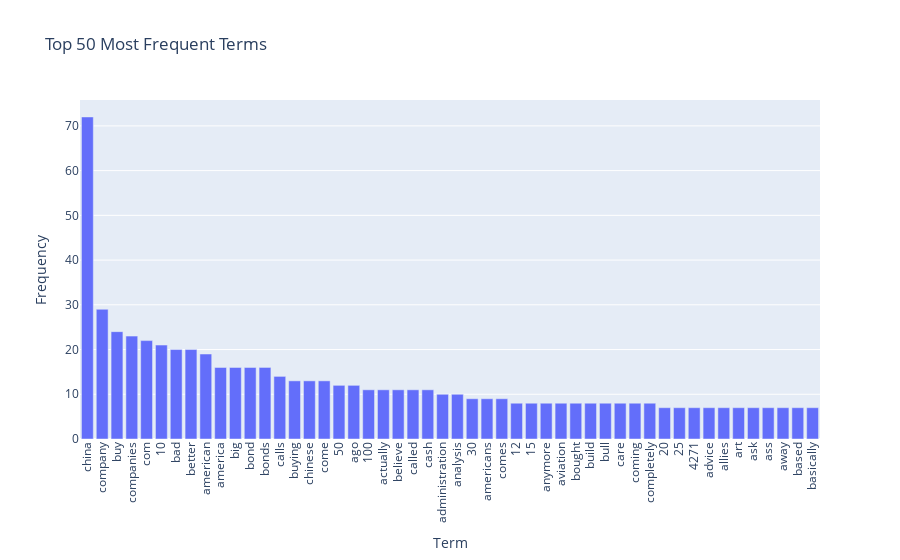

Write notebook code for a chart like this one.
### Code cell
# Excersise 14

# In this case, we use previously created code to sort the terms efficiently. Since the sorting has been optimized, it's
# only necessary to change the top_n_terms variable

term_freq = list(zip(range(df_counts.shape[0]), count_vect.get_feature_names_out(), df_counts.toarray().sum(axis=0).tolist()))
sorted_term_freq = sorted(term_freq, key=lambda x: x[2], reverse=True)

top_n_terms = 50

df_terms = pd.DataFrame(sorted_term_freq[:top_n_terms], columns=['Index', 'Term', 'Frequency'])

fig = px.bar(
    df_terms,
    x="Term", y="Frequency",
    title=f"Top {top_n_terms} Most Frequent Terms",
    hover_data=["Index"],
)
fig.update_layout(xaxis_tickangle=-90)
fig.show()

### Figure 1 — Plotly figure (JSON) as saved in the notebook; plotly's stock layout.template omitted (floating-point values rounded to 4 significant figures)
{"data": [{"customdata": [[747], [837], [633], [836], [811], [8], [418], [491], [298], [297], [497], [542], [543], [646], [635], [748], [815], [128], [260], [9], [210], [473], [644], [681], [224], [304], [90], [299], [817], [20], [29], [326], [405], [558], [614], [618], [669], [818], [844], [56], [77], [115], [236], [282], [357], [364], [369], [410], [444], [445]], "hovertemplate": "Term=%{x}<br>Frequency=%{y}<br>Index=%{customdata[0]}<extra></extra>", "legendgroup": "", "marker": {"color": "#636efa", "pattern": {"shape": ""}}, "name": "", "orientation": "v", "showlegend": false, "textposition": "auto", "type": "bar", "x": ["china", "company", "buy", "companies", "com", "10", "bad", "better", "american", "america", "big", "bond", "bonds", "calls", "buying", "chinese", "come", "50", "ago", "100", "actually", "believe", "called", "cash", "administration", "analysis", "30", "americans", "comes", "12", "15", "anymore", "aviation", "bought", "build", "bull", "care", "coming", "completely", "20", "25", "4271", "advice", "allies", "art", "ask", "ass", "away", "based", "basically"], "xaxis": "x", "y": [72, 29, 24, 23, 22, 21, 20, 20, 19, 16, 16, 16, 16, 14, 13, 13, 13, 12, 12, 11, 11, 11, 11, 11, 10, 10, 9, 9, 9, 8, 8, 8, 8, 8, 8, 8, 8, 8, 8, 7, 7, 7, 7, 7, 7, 7, 7, 7, 7, 7], "yaxis": "y"}], "layout": {"barmode": "relative", "legend": {"tracegroupgap": 0}, "title": {"text": "Top 50 Most Frequent Terms"}, "xaxis": {"anchor": "y", "domain": [0, 1], "tickangle": -90, "title": {"text": "Term"}}, "yaxis": {"anchor": "x", "domain": [0, 1], "title": {"text": "Frequency"}}}}
